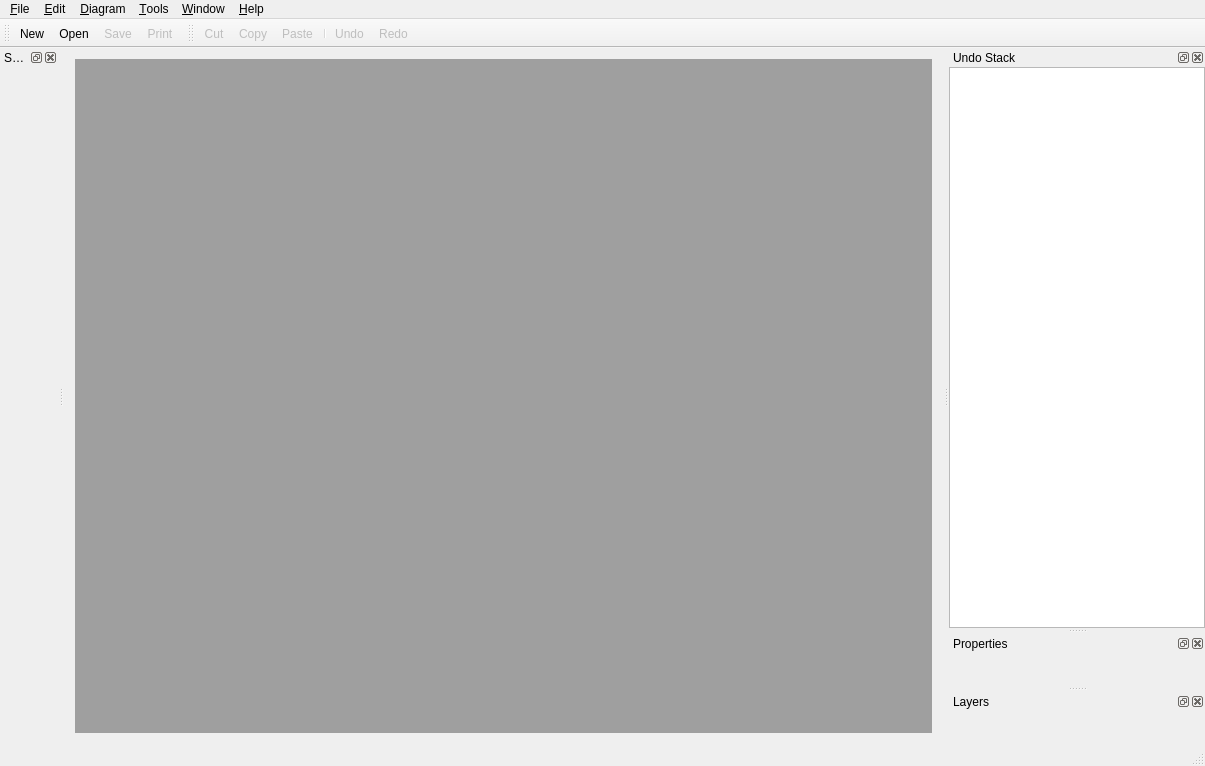
<?xml version="1.0" encoding="UTF-8"?>
<ui version="4.0">
 <class>MainWindow</class>
 <widget class="QMainWindow" name="MainWindow">
  <property name="geometry">
   <rect>
    <x>0</x>
    <y>0</y>
    <width>1205</width>
    <height>766</height>
   </rect>
  </property>
  <property name="windowTitle">
   <string>MainWindow</string>
  </property>
  <widget class="QWidget" name="centralWidget">
   <layout class="QGridLayout" name="gridLayout">
    <item row="0" column="0">
     <widget class="QMdiArea" name="mdiArea"/>
    </item>
   </layout>
  </widget>
  <widget class="QMenuBar" name="menuBar">
   <property name="geometry">
    <rect>
     <x>0</x>
     <y>0</y>
     <width>1205</width>
     <height>21</height>
    </rect>
   </property>
   <widget class="QMenu" name="fileMenu">
    <property name="title">
     <string>&amp;File</string>
    </property>
    <addaction name="newAction"/>
    <addaction name="openAction"/>
    <addaction name="saveAction"/>
    <addaction name="saveAsImageAction"/>
    <addaction name="separator"/>
    <addaction name="closeAction"/>
    <addaction name="closeAllAction"/>
    <addaction name="separator"/>
    <addaction name="printAction"/>
    <addaction name="printPreviewAction"/>
    <addaction name="separator"/>
    <addaction name="exitAction"/>
   </widget>
   <widget class="QMenu" name="editMenu">
    <property name="title">
     <string>&amp;Edit</string>
    </property>
    <addaction name="undoAction"/>
    <addaction name="redoAction"/>
    <addaction name="separator"/>
    <addaction name="copyAction"/>
    <addaction name="cutAction"/>
    <addaction name="pasteAction"/>
    <addaction name="separator"/>
    <addaction name="groupAction"/>
    <addaction name="ungroupAction"/>
   </widget>
   <widget class="QMenu" name="windowMenu">
    <property name="title">
     <string>&amp;Window</string>
    </property>
   </widget>
   <widget class="QMenu" name="helpMenu">
    <property name="title">
     <string>&amp;Help</string>
    </property>
   </widget>
   <widget class="QMenu" name="menu_Diagram">
    <property name="title">
     <string>&amp;Diagram</string>
    </property>
    <addaction name="simulatorAction"/>
   </widget>
   <widget class="QMenu" name="toolsMenu">
    <property name="title">
     <string>&amp;Tools</string>
    </property>
    <addaction name="scriptEditorAction"/>
   </widget>
   <addaction name="fileMenu"/>
   <addaction name="editMenu"/>
   <addaction name="menu_Diagram"/>
   <addaction name="toolsMenu"/>
   <addaction name="windowMenu"/>
   <addaction name="helpMenu"/>
  </widget>
  <widget class="QStatusBar" name="statusBar"/>
  <widget class="QDockWidget" name="itemsDockWidget">
   <property name="windowTitle">
    <string>Shapes</string>
   </property>
   <attribute name="dockWidgetArea">
    <number>1</number>
   </attribute>
   <widget class="QDiagramShapeToolBox" name="diagramShapeToolBox">
    <layout class="QVBoxLayout" name="verticalLayout">
     <property name="margin">
      <number>0</number>
     </property>
    </layout>
   </widget>
  </widget>
  <widget class="QDockWidget" name="undoViewDockWidget">
   <property name="windowTitle">
    <string>Undo Stack</string>
   </property>
   <attribute name="dockWidgetArea">
    <number>2</number>
   </attribute>
   <widget class="QWidget" name="undoViewDockContentWidget">
    <layout class="QVBoxLayout" name="undoViewDockContentWidgetLayout">
     <property name="margin">
      <number>0</number>
     </property>
     <item>
      <widget class="QUndoView" name="undoView" native="true"/>
     </item>
    </layout>
   </widget>
  </widget>
  <widget class="QDockWidget" name="propertiesDockWidget">
   <property name="windowTitle">
    <string>Properties</string>
   </property>
   <attribute name="dockWidgetArea">
    <number>2</number>
   </attribute>
   <widget class="QWidget" name="propertiesDockWidgetContents">
    <layout class="QVBoxLayout" name="verticalLayout_3">
     <property name="margin">
      <number>0</number>
     </property>
     <item>
      <widget class="QDiagramGraphicsItemPropertiesView" name="propertiesView"/>
     </item>
    </layout>
   </widget>
  </widget>
  <widget class="QToolBar" name="fileToolBar">
   <property name="windowTitle">
    <string>File</string>
   </property>
   <attribute name="toolBarArea">
    <enum>TopToolBarArea</enum>
   </attribute>
   <attribute name="toolBarBreak">
    <bool>false</bool>
   </attribute>
   <addaction name="newAction"/>
   <addaction name="openAction"/>
   <addaction name="saveAction"/>
   <addaction name="printAction"/>
  </widget>
  <widget class="QToolBar" name="editToolBar">
   <property name="windowTitle">
    <string>toolBar</string>
   </property>
   <attribute name="toolBarArea">
    <enum>TopToolBarArea</enum>
   </attribute>
   <attribute name="toolBarBreak">
    <bool>false</bool>
   </attribute>
   <addaction name="cutAction"/>
   <addaction name="copyAction"/>
   <addaction name="pasteAction"/>
   <addaction name="separator"/>
   <addaction name="undoAction"/>
   <addaction name="redoAction"/>
  </widget>
  <widget class="QDockWidget" name="layersDockWidget">
   <property name="windowTitle">
    <string>Layers</string>
   </property>
   <attribute name="dockWidgetArea">
    <number>2</number>
   </attribute>
   <widget class="QDiagramLayersView" name="layersView"/>
  </widget>
  <action name="exitAction">
   <property name="text">
    <string>&amp;Exit</string>
   </property>
   <property name="shortcut">
    <string>Ctrl+Q</string>
   </property>
  </action>
  <action name="newAction">
   <property name="icon">
    <iconset resource="qdiagramdraw.qrc">
     <normaloff>:/icons/diagram.new</normaloff>:/icons/diagram.new</iconset>
   </property>
   <property name="text">
    <string>&amp;New</string>
   </property>
   <property name="shortcut">
    <string>Ctrl+N</string>
   </property>
  </action>
  <action name="saveAction">
   <property name="enabled">
    <bool>false</bool>
   </property>
   <property name="icon">
    <iconset resource="qdiagramdraw.qrc">
     <normaloff>:/icons/diagram.save</normaloff>:/icons/diagram.save</iconset>
   </property>
   <property name="text">
    <string>&amp;Save</string>
   </property>
   <property name="shortcut">
    <string>Ctrl+S</string>
   </property>
  </action>
  <action name="undoAction">
   <property name="enabled">
    <bool>false</bool>
   </property>
   <property name="icon">
    <iconset resource="qdiagramdraw.qrc">
     <normaloff>:/icons/edit.undo</normaloff>:/icons/edit.undo</iconset>
   </property>
   <property name="text">
    <string>&amp;Undo</string>
   </property>
   <property name="shortcut">
    <string>Ctrl+Z</string>
   </property>
  </action>
  <action name="redoAction">
   <property name="enabled">
    <bool>false</bool>
   </property>
   <property name="icon">
    <iconset resource="qdiagramdraw.qrc">
     <normaloff>:/icons/edit.redo</normaloff>:/icons/edit.redo</iconset>
   </property>
   <property name="text">
    <string>&amp;Redo</string>
   </property>
   <property name="shortcut">
    <string>Ctrl+Y</string>
   </property>
  </action>
  <action name="copyAction">
   <property name="enabled">
    <bool>false</bool>
   </property>
   <property name="icon">
    <iconset resource="qdiagramdraw.qrc">
     <normaloff>:/icons/edit.copy</normaloff>:/icons/edit.copy</iconset>
   </property>
   <property name="text">
    <string>&amp;Copy</string>
   </property>
   <property name="shortcut">
    <string>Ctrl+C</string>
   </property>
  </action>
  <action name="cutAction">
   <property name="enabled">
    <bool>false</bool>
   </property>
   <property name="icon">
    <iconset resource="qdiagramdraw.qrc">
     <normaloff>:/icons/edit.cut</normaloff>:/icons/edit.cut</iconset>
   </property>
   <property name="text">
    <string>C&amp;ut</string>
   </property>
   <property name="shortcut">
    <string>Ctrl+X</string>
   </property>
  </action>
  <action name="pasteAction">
   <property name="enabled">
    <bool>false</bool>
   </property>
   <property name="icon">
    <iconset resource="qdiagramdraw.qrc">
     <normaloff>:/icons/edit.paste</normaloff>:/icons/edit.paste</iconset>
   </property>
   <property name="text">
    <string>&amp;Paste</string>
   </property>
   <property name="shortcut">
    <string>Ctrl+V</string>
   </property>
  </action>
  <action name="printAction">
   <property name="enabled">
    <bool>false</bool>
   </property>
   <property name="icon">
    <iconset resource="qdiagramdraw.qrc">
     <normaloff>:/icons/print</normaloff>:/icons/print</iconset>
   </property>
   <property name="text">
    <string>&amp;Print</string>
   </property>
   <property name="shortcut">
    <string>Ctrl+P</string>
   </property>
  </action>
  <action name="printPreviewAction">
   <property name="enabled">
    <bool>false</bool>
   </property>
   <property name="text">
    <string>P&amp;rint Preview</string>
   </property>
  </action>
  <action name="saveAsImageAction">
   <property name="enabled">
    <bool>false</bool>
   </property>
   <property name="text">
    <string>Save as Image</string>
   </property>
  </action>
  <action name="refreshAction">
   <property name="icon">
    <iconset resource="qdiagramdraw.qrc">
     <normaloff>:/icons/view.refresh</normaloff>:/icons/view.refresh</iconset>
   </property>
   <property name="text">
    <string>Refresh</string>
   </property>
  </action>
  <action name="simulatorAction">
   <property name="text">
    <string>Simulator</string>
   </property>
  </action>
  <action name="openAction">
   <property name="icon">
    <iconset resource="qdiagramdraw.qrc">
     <normaloff>:/icons/diagr,.open</normaloff>:/icons/diagr,.open</iconset>
   </property>
   <property name="text">
    <string>Open</string>
   </property>
   <property name="shortcut">
    <string>Ctrl+O</string>
   </property>
  </action>
  <action name="cascadeAction">
   <property name="icon">
    <iconset resource="qdiagramdraw.qrc">
     <normaloff>:/icons/window.cascase</normaloff>:/icons/window.cascase</iconset>
   </property>
   <property name="text">
    <string>Cascade</string>
   </property>
  </action>
  <action name="tileAction">
   <property name="icon">
    <iconset resource="qdiagramdraw.qrc">
     <normaloff>:/icons/window.tile</normaloff>:/icons/window.tile</iconset>
   </property>
   <property name="text">
    <string>Tile</string>
   </property>
  </action>
  <action name="closeAction">
   <property name="enabled">
    <bool>false</bool>
   </property>
   <property name="text">
    <string>Close</string>
   </property>
   <property name="shortcut">
    <string>Ctrl+W</string>
   </property>
  </action>
  <action name="closeAllAction">
   <property name="enabled">
    <bool>false</bool>
   </property>
   <property name="text">
    <string>Close all</string>
   </property>
  </action>
  <action name="sendToBackAction">
   <property name="icon">
    <iconset resource="qdiagramdraw.qrc">
     <normaloff>:/qdiagramdraw/shape.send_to_back</normaloff>:/qdiagramdraw/shape.send_to_back</iconset>
   </property>
   <property name="text">
    <string>Send to Back</string>
   </property>
   <property name="toolTip">
    <string>Sends the selected items to the back</string>
   </property>
  </action>
  <action name="bringToFrontAction">
   <property name="icon">
    <iconset resource="qdiagramdraw.qrc">
     <normaloff>:/qdiagramdraw/shape.bring_to_front</normaloff>:/qdiagramdraw/shape.bring_to_front</iconset>
   </property>
   <property name="text">
    <string>Bring to Front</string>
   </property>
   <property name="toolTip">
    <string>Brings the selected items to the front</string>
   </property>
  </action>
  <action name="sendBackwardAction">
   <property name="icon">
    <iconset resource="qdiagramdraw.qrc">
     <normaloff>:/qdiagramdraw/shape_bring_backward</normaloff>:/qdiagramdraw/shape_bring_backward</iconset>
   </property>
   <property name="text">
    <string>Send Backward</string>
   </property>
   <property name="toolTip">
    <string>Sends the selected items one level backward</string>
   </property>
  </action>
  <action name="bringForwardAction">
   <property name="icon">
    <iconset resource="qdiagramdraw.qrc">
     <normaloff>:/qdiagramdraw/shape_bring_forward</normaloff>:/qdiagramdraw/shape_bring_forward</iconset>
   </property>
   <property name="text">
    <string>Bring Forward</string>
   </property>
   <property name="toolTip">
    <string>Brings the selected item one level forward</string>
   </property>
  </action>
  <action name="scriptEditorAction">
   <property name="text">
    <string>Script Editor</string>
   </property>
  </action>
  <action name="groupAction">
   <property name="icon">
    <iconset resource="qdiagramdraw.qrc">
     <normaloff>:/qdiagramdraw/shape.group</normaloff>:/qdiagramdraw/shape.group</iconset>
   </property>
   <property name="text">
    <string>Group</string>
   </property>
  </action>
  <action name="ungroupAction">
   <property name="icon">
    <iconset resource="qdiagramdraw.qrc">
     <normaloff>:/qdiagramdraw/shape.ungroup</normaloff>:/qdiagramdraw/shape.ungroup</iconset>
   </property>
   <property name="text">
    <string>Ungroup</string>
   </property>
  </action>
 </widget>
 <layoutdefault spacing="6" margin="11"/>
 <customwidgets>
  <customwidget>
   <class>QDiagramShapeToolBox</class>
   <extends>QWidget</extends>
   <header>qdiagramshapetoolbox.h</header>
   <container>1</container>
  </customwidget>
  <customwidget>
   <class>QDiagramGraphicsItemPropertiesView</class>
   <extends>QWidget</extends>
   <header>qdiagramgraphicsitempropertiesview.h</header>
   <container>1</container>
  </customwidget>
  <customwidget>
   <class>QUndoView</class>
   <extends>QWidget</extends>
   <header>qundoview.h</header>
   <container>1</container>
  </customwidget>
  <customwidget>
   <class>QDiagramLayersView</class>
   <extends>QWidget</extends>
   <header>qdiagramlayersview.h</header>
   <container>1</container>
  </customwidget>
 </customwidgets>
 <resources>
  <include location="qdiagramdraw.qrc"/>
 </resources>
 <connections>
  <connection>
   <sender>saveAction</sender>
   <signal>triggered()</signal>
   <receiver>MainWindow</receiver>
   <slot>saveActionTriggered()</slot>
   <hints>
    <hint type="sourcelabel">
     <x>-1</x>
     <y>-1</y>
    </hint>
    <hint type="destinationlabel">
     <x>323</x>
     <y>238</y>
    </hint>
   </hints>
  </connection>
  <connection>
   <sender>mdiArea</sender>
   <signal>subWindowActivated(QMdiSubWindow*)</signal>
   <receiver>MainWindow</receiver>
   <slot>subWindowActivated(QMdiSubWindow*)</slot>
   <hints>
    <hint type="sourcelabel">
     <x>411</x>
     <y>244</y>
    </hint>
    <hint type="destinationlabel">
     <x>323</x>
     <y>238</y>
    </hint>
   </hints>
  </connection>
  <connection>
   <sender>undoAction</sender>
   <signal>triggered()</signal>
   <receiver>MainWindow</receiver>
   <slot>undoActionTriggered()</slot>
   <hints>
    <hint type="sourcelabel">
     <x>-1</x>
     <y>-1</y>
    </hint>
    <hint type="destinationlabel">
     <x>323</x>
     <y>238</y>
    </hint>
   </hints>
  </connection>
  <connection>
   <sender>redoAction</sender>
   <signal>triggered()</signal>
   <receiver>MainWindow</receiver>
   <slot>redoActionTriggered()</slot>
   <hints>
    <hint type="sourcelabel">
     <x>-1</x>
     <y>-1</y>
    </hint>
    <hint type="destinationlabel">
     <x>323</x>
     <y>238</y>
    </hint>
   </hints>
  </connection>
  <connection>
   <sender>printPreviewAction</sender>
   <signal>triggered()</signal>
   <receiver>MainWindow</receiver>
   <slot>printPreviewActionTriggered()</slot>
   <hints>
    <hint type="sourcelabel">
     <x>-1</x>
     <y>-1</y>
    </hint>
    <hint type="destinationlabel">
     <x>323</x>
     <y>238</y>
    </hint>
   </hints>
  </connection>
  <connection>
   <sender>exitAction</sender>
   <signal>triggered()</signal>
   <receiver>MainWindow</receiver>
   <slot>exitActionTriggered()</slot>
   <hints>
    <hint type="sourcelabel">
     <x>-1</x>
     <y>-1</y>
    </hint>
    <hint type="destinationlabel">
     <x>323</x>
     <y>238</y>
    </hint>
   </hints>
  </connection>
  <connection>
   <sender>newAction</sender>
   <signal>triggered()</signal>
   <receiver>MainWindow</receiver>
   <slot>newActionTriggered()</slot>
   <hints>
    <hint type="sourcelabel">
     <x>-1</x>
     <y>-1</y>
    </hint>
    <hint type="destinationlabel">
     <x>323</x>
     <y>238</y>
    </hint>
   </hints>
  </connection>
  <connection>
   <sender>cutAction</sender>
   <signal>triggered()</signal>
   <receiver>MainWindow</receiver>
   <slot>cutActionTriggered()</slot>
   <hints>
    <hint type="sourcelabel">
     <x>-1</x>
     <y>-1</y>
    </hint>
    <hint type="destinationlabel">
     <x>602</x>
     <y>382</y>
    </hint>
   </hints>
  </connection>
  <connection>
   <sender>simulatorAction</sender>
   <signal>triggered()</signal>
   <receiver>MainWindow</receiver>
   <slot>simulatorActionTriggered()</slot>
   <hints>
    <hint type="sourcelabel">
     <x>-1</x>
     <y>-1</y>
    </hint>
    <hint type="destinationlabel">
     <x>602</x>
     <y>382</y>
    </hint>
   </hints>
  </connection>
  <connection>
   <sender>copyAction</sender>
   <signal>triggered()</signal>
   <receiver>MainWindow</receiver>
   <slot>copyActionTriggered()</slot>
   <hints>
    <hint type="sourcelabel">
     <x>-1</x>
     <y>-1</y>
    </hint>
    <hint type="destinationlabel">
     <x>602</x>
     <y>382</y>
    </hint>
   </hints>
  </connection>
  <connection>
   <sender>pasteAction</sender>
   <signal>triggered()</signal>
   <receiver>MainWindow</receiver>
   <slot>pasteActionTriggered()</slot>
   <hints>
    <hint type="sourcelabel">
     <x>-1</x>
     <y>-1</y>
    </hint>
    <hint type="destinationlabel">
     <x>602</x>
     <y>382</y>
    </hint>
   </hints>
  </connection>
  <connection>
   <sender>openAction</sender>
   <signal>triggered()</signal>
   <receiver>MainWindow</receiver>
   <slot>openActionTriggered()</slot>
   <hints>
    <hint type="sourcelabel">
     <x>-1</x>
     <y>-1</y>
    </hint>
    <hint type="destinationlabel">
     <x>602</x>
     <y>382</y>
    </hint>
   </hints>
  </connection>
  <connection>
   <sender>cascadeAction</sender>
   <signal>triggered()</signal>
   <receiver>mdiArea</receiver>
   <slot>cascadeSubWindows()</slot>
   <hints>
    <hint type="sourcelabel">
     <x>-1</x>
     <y>-1</y>
    </hint>
    <hint type="destinationlabel">
     <x>690</x>
     <y>400</y>
    </hint>
   </hints>
  </connection>
  <connection>
   <sender>tileAction</sender>
   <signal>triggered()</signal>
   <receiver>mdiArea</receiver>
   <slot>tileSubWindows()</slot>
   <hints>
    <hint type="sourcelabel">
     <x>-1</x>
     <y>-1</y>
    </hint>
    <hint type="destinationlabel">
     <x>690</x>
     <y>400</y>
    </hint>
   </hints>
  </connection>
  <connection>
   <sender>closeAction</sender>
   <signal>triggered()</signal>
   <receiver>mdiArea</receiver>
   <slot>closeActiveSubWindow()</slot>
   <hints>
    <hint type="sourcelabel">
     <x>-1</x>
     <y>-1</y>
    </hint>
    <hint type="destinationlabel">
     <x>690</x>
     <y>400</y>
    </hint>
   </hints>
  </connection>
  <connection>
   <sender>closeAllAction</sender>
   <signal>triggered()</signal>
   <receiver>mdiArea</receiver>
   <slot>closeAllSubWindows()</slot>
   <hints>
    <hint type="sourcelabel">
     <x>-1</x>
     <y>-1</y>
    </hint>
    <hint type="destinationlabel">
     <x>690</x>
     <y>400</y>
    </hint>
   </hints>
  </connection>
  <connection>
   <sender>saveAsImageAction</sender>
   <signal>triggered()</signal>
   <receiver>MainWindow</receiver>
   <slot>saveAsImageActionTriggered()</slot>
   <hints>
    <hint type="sourcelabel">
     <x>-1</x>
     <y>-1</y>
    </hint>
    <hint type="destinationlabel">
     <x>602</x>
     <y>382</y>
    </hint>
   </hints>
  </connection>
  <connection>
   <sender>sendToBackAction</sender>
   <signal>triggered()</signal>
   <receiver>MainWindow</receiver>
   <slot>sendToBackActionTriggered()</slot>
   <hints>
    <hint type="sourcelabel">
     <x>-1</x>
     <y>-1</y>
    </hint>
    <hint type="destinationlabel">
     <x>602</x>
     <y>382</y>
    </hint>
   </hints>
  </connection>
  <connection>
   <sender>bringForwardAction</sender>
   <signal>triggered()</signal>
   <receiver>MainWindow</receiver>
   <slot>bringForwardActionTriggered()</slot>
   <hints>
    <hint type="sourcelabel">
     <x>-1</x>
     <y>-1</y>
    </hint>
    <hint type="destinationlabel">
     <x>602</x>
     <y>382</y>
    </hint>
   </hints>
  </connection>
  <connection>
   <sender>bringToFrontAction</sender>
   <signal>triggered()</signal>
   <receiver>MainWindow</receiver>
   <slot>bringToFrontActionTriggered()</slot>
   <hints>
    <hint type="sourcelabel">
     <x>-1</x>
     <y>-1</y>
    </hint>
    <hint type="destinationlabel">
     <x>602</x>
     <y>382</y>
    </hint>
   </hints>
  </connection>
  <connection>
   <sender>sendBackwardAction</sender>
   <signal>triggered()</signal>
   <receiver>MainWindow</receiver>
   <slot>sendBackwardActionTriggered()</slot>
   <hints>
    <hint type="sourcelabel">
     <x>-1</x>
     <y>-1</y>
    </hint>
    <hint type="destinationlabel">
     <x>602</x>
     <y>382</y>
    </hint>
   </hints>
  </connection>
  <connection>
   <sender>scriptEditorAction</sender>
   <signal>triggered()</signal>
   <receiver>MainWindow</receiver>
   <slot>scriptEditorActionTriggered()</slot>
   <hints>
    <hint type="sourcelabel">
     <x>-1</x>
     <y>-1</y>
    </hint>
    <hint type="destinationlabel">
     <x>602</x>
     <y>382</y>
    </hint>
   </hints>
  </connection>
  <connection>
   <sender>groupAction</sender>
   <signal>triggered()</signal>
   <receiver>MainWindow</receiver>
   <slot>groupActionTriggered()</slot>
   <hints>
    <hint type="sourcelabel">
     <x>-1</x>
     <y>-1</y>
    </hint>
    <hint type="destinationlabel">
     <x>602</x>
     <y>382</y>
    </hint>
   </hints>
  </connection>
  <connection>
   <sender>undoAction</sender>
   <signal>triggered()</signal>
   <receiver>MainWindow</receiver>
   <slot>ungroupActionTriggered()</slot>
   <hints>
    <hint type="sourcelabel">
     <x>-1</x>
     <y>-1</y>
    </hint>
    <hint type="destinationlabel">
     <x>602</x>
     <y>382</y>
    </hint>
   </hints>
  </connection>
 </connections>
 <slots>
  <slot>saveActionTriggered()</slot>
  <slot>subWindowActivated(QMdiSubWindow*)</slot>
  <slot>undoActionTriggered()</slot>
  <slot>redoActionTriggered()</slot>
  <slot>printPreviewActionTriggered()</slot>
  <slot>exitActionTriggered()</slot>
  <slot>newActionTriggered()</slot>
  <slot>cutActionTriggered()</slot>
  <slot>simulatorActionTriggered()</slot>
  <slot>copyActionTriggered()</slot>
  <slot>pasteActionTriggered()</slot>
  <slot>openActionTriggered()</slot>
  <slot>saveAsImageActionTriggered()</slot>
  <slot>sendToBackActionTriggered()</slot>
  <slot>bringToFrontActionTriggered()</slot>
  <slot>bringForwardActionTriggered()</slot>
  <slot>sendBackwardActionTriggered()</slot>
  <slot>scriptEditorActionTriggered()</slot>
  <slot>groupActionTriggered()</slot>
  <slot>ungroupActionTriggered()</slot>
 </slots>
</ui>
